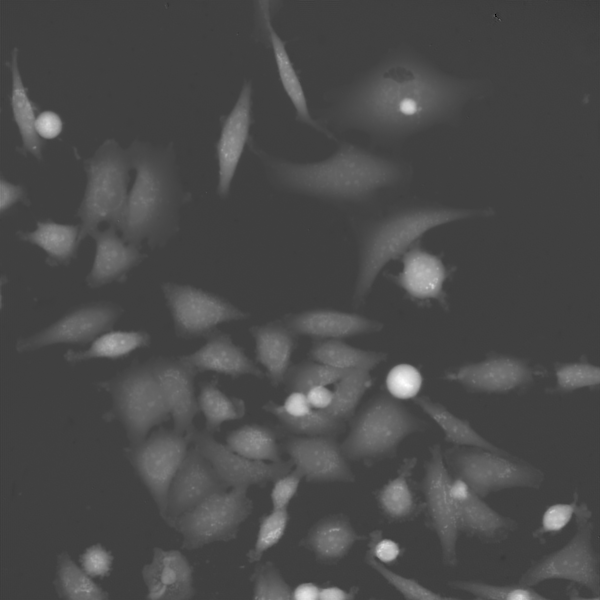
%> input picture data/qpi15.tif, 600 x 600 px
$ octave --eval "result = customreaderOut('../../../data/qpi15.tif');"   (GNU Octave 9; MATLAB toolbox functions it lacks are replaced by stand-ins)
%> lines starting %> are read from the running program, lines starting %| are printed output that depends on the picture


function data = customreaderOut(name);
%> called with name = '../../../data/qpi15.tif'

    data=uint8(imread(name));
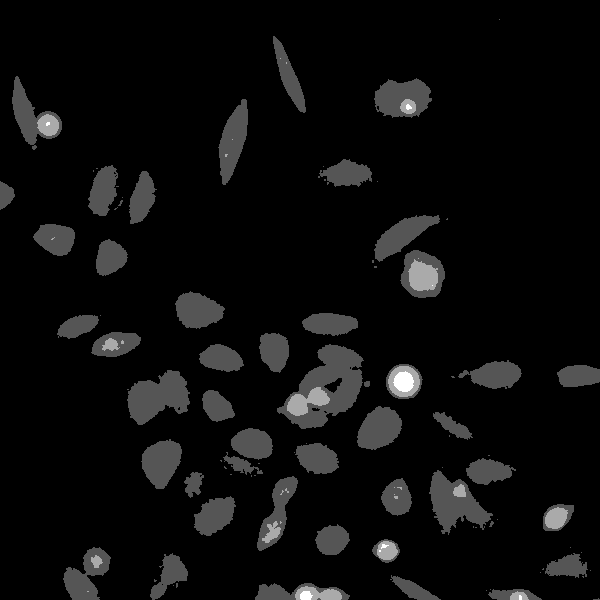
%> data: size 600x600 uint8; min 0, max 3, mean 0.149; drawn with min black and max white

    r=6;
    [x,y]=meshgrid(-r:r,-r:r);
    s=sqrt(x.^2+y.^2);
    s=s<=r;

    data=uint8(imclose(data>0,ones(3)))+uint8(imerode(data>0,s));
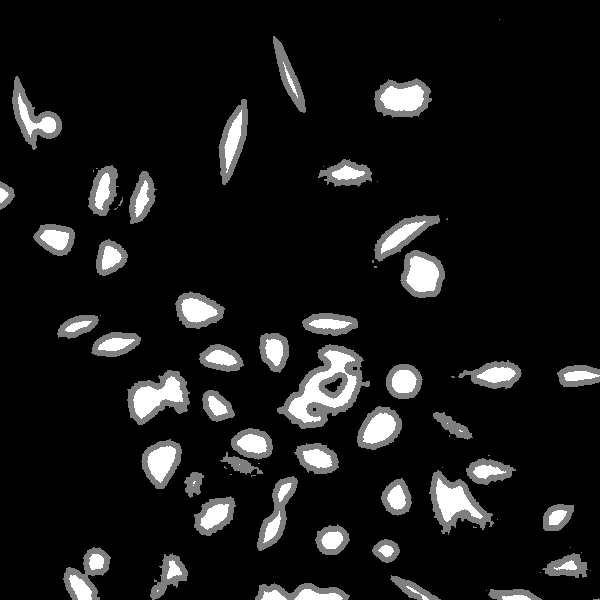
%> data: size 600x600 uint8; min 0, max 2, mean 0.186; drawn with min black and max white


end
